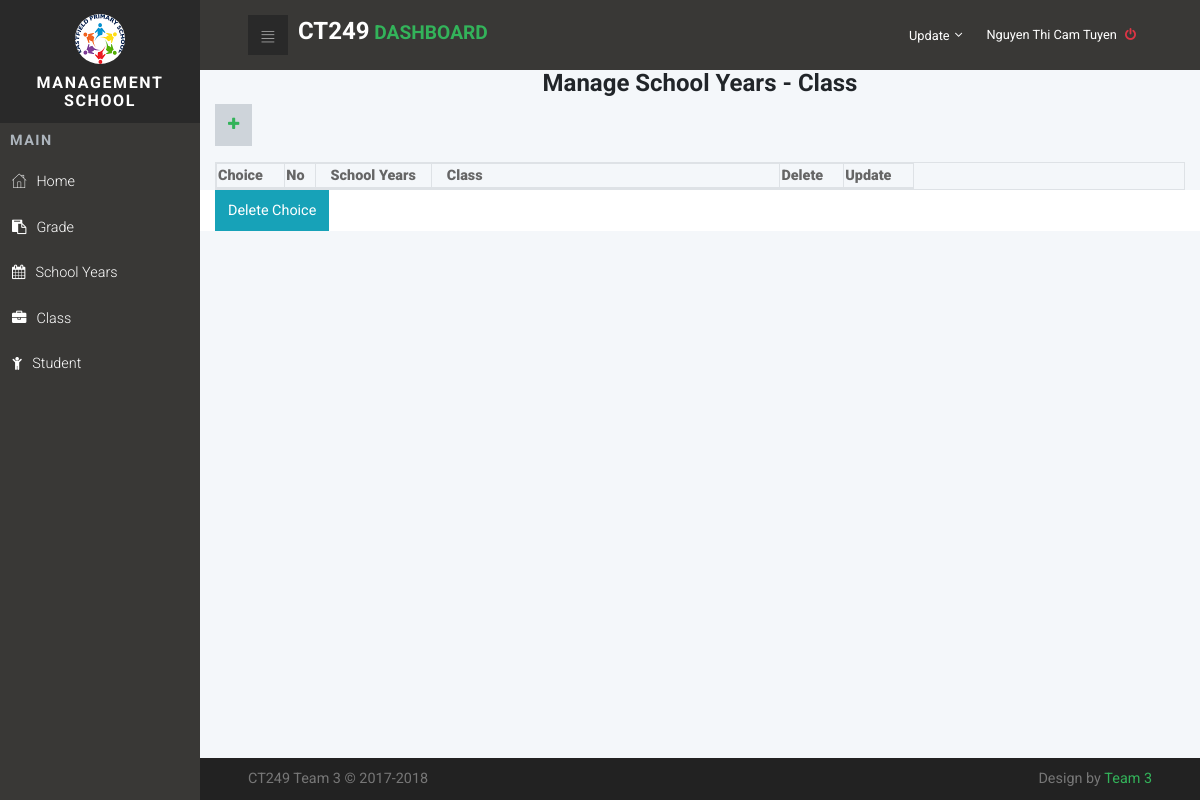
The app's page /index.php?page=Years_Class (signed in), older data.
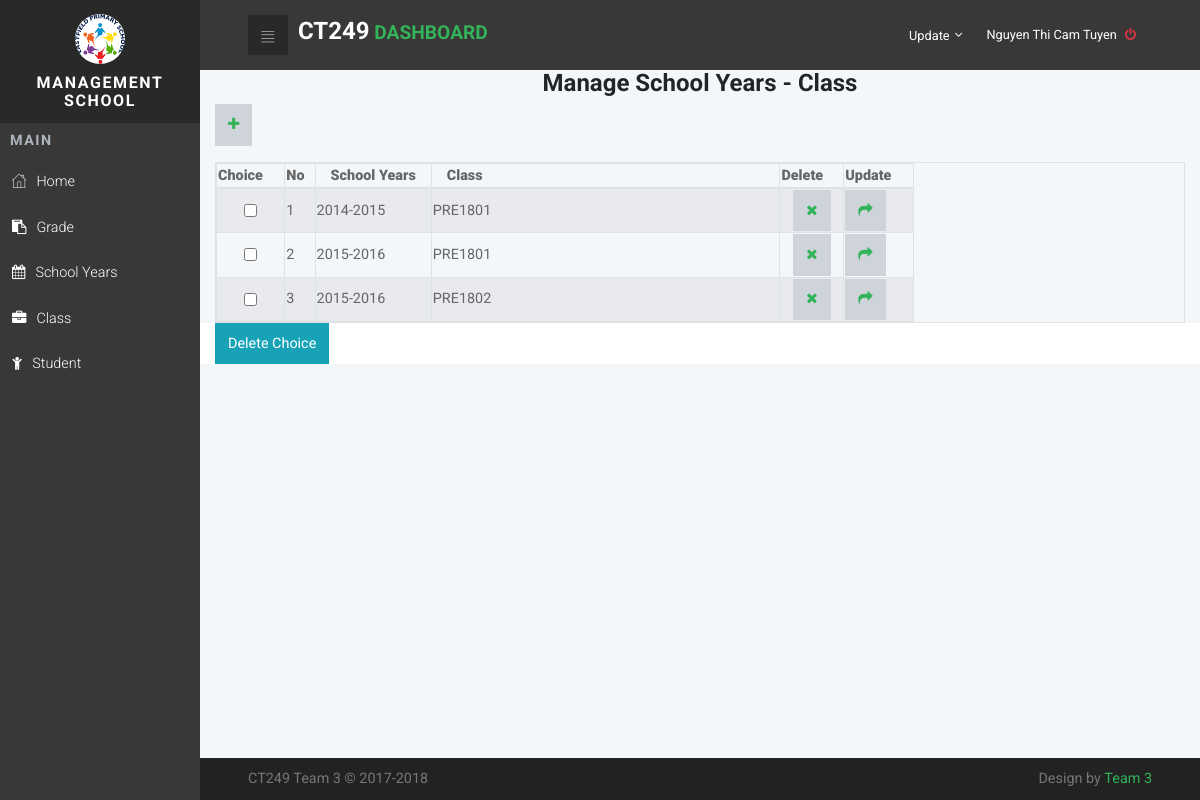
The same page, newer data.
### tables this page shows
CREATE TABLE IF NOT EXISTS `Personnel` (
  `PersonnelCode` varchar(150) NOT NULL,
  `PersonnelName` varchar(150) NOT NULL,
  `PersonnelPass` varchar(150) NOT NULL,
  `PersonnelBirth` date NOT NULL,
  `PersonnelGender` tinyint(4) NOT NULL,
  `PersonnelAddress` text NOT NULL,
  `PersonnelNum` varchar(15) NOT NULL,
  `PersonnelEmail` varchar(50) NOT NULL,
  `PersonnelActive` int(11) DEFAULT '0',
  `PersonnelNote` smallint(6) DEFAULT '1',
  `PositionId` int(11) NOT NULL,
  `RoleId` int(11) NOT NULL,
  `PersonnelStatus` int(11) DEFAULT '0'
);

CREATE TABLE IF NOT EXISTS `SchoolYears_Class` (
  `SchoolYearsId` tinyint(4) NOT NULL,
  `ClassId` int(11) NOT NULL
);

CREATE TABLE IF NOT EXISTS `SchoolYears` (
  `SchoolYearsId` tinyint(4) NOT NULL,
  `SchoolYears` varchar(155) NOT NULL,
  `Details` varchar(155) DEFAULT NULL
);

CREATE TABLE IF NOT EXISTS `Class` (
  `ClassId` int(10) NOT NULL,
  `ClassName` varchar(100) NOT NULL,
  `Enrollment` int(10) unsigned NOT NULL,
  `ClassStatus` tinyint(4) DEFAULT '0',
  `GradeId` int(11) NOT NULL
);

### resource/schoolyears/Years_Class.php (the view, shortened to what the changed rows need)
<div class="container">
    <form name="frmXoa" method="post" action="">
        <h1 class="text-center">Manage School Years - Class</h1>
        <table class="table-striped table-responsive table-bordered" id="myTable">
            <thead>
                <tr>
                    <th ><strong>Choice</strong></th>
                    <th  ><strong>No</strong></th>
                    <th class="col-md-2"><strong>School Years</strong></th>
                    <th class="col-md-6"><strong>Class</strong></th>
                    <th ><strong>Delete</strong></th>
                    <th ><strong>Update</strong></th>
                </tr>
            </thead>
            <tbody>
                <?php
                $num=1;
                $query= "SELECT  SchoolYears_Class.SchoolYearsId, Class.ClassId, SchoolYears, ClassName FROM SchoolYears_Class
                JOIN Class ON Class.ClassId = SchoolYears_Class.ClassId
                JOIN SchoolYears ON SchoolYears.SchoolYearsId = SchoolYears_Class.SchoolYearsId";
                $result = mysqli_query($conn,$query);
                while($row=mysqli_fetch_array($result, MYSQLI_ASSOC))
                {
                    ?>
                    <tr>
                        <td><input name="checkbox[]" type="checkbox" id="checkbox[]" class="form-control" value="<?php echo $row["SchoolYearsId"] ?>"></td>
                        <td><?php echo $num ?></td>
                        <td><?php echo $row["SchoolYears"] ?></td>
                        <td><?php echo $row["ClassName"] ?></td>
                        <td align='center'>
                            <a class="btn btn-default"   href="?page=Years_Class&SchoolYearsId=<?=$row['SchoolYearsId']?>&ClassId=<?=$row['ClassId']; ?>" onclick="return deleteConfirm()">
                                <i class="fa fa-remove"></i></a>
                            </td>
                            <td>
                                <a class="btn btn-default" href="?page=UpdateYears_Class&SchoolYearsId=<?php
                                echo $row['SchoolYearsId']?>&ClassId=<?=$row['ClassId']?>"><i class="fa fa-share"></i></a>
                            </td>
                        </tr>
                        <?php
                        $num++;
                    }
                    ?>
                </tbody>
            </table>
        </form>
    </div>

### index.php (shortened to what the changed rows need)
<?php
if(!isset($_SESSION['Username'])):
	echo '<meta http-equiv="refresh" content="0; URL=login.php"/>';
else:
function PersonnelLogin($conn, $PersonnelCode) {
  $sql_query_Personnel = "SELECT PersonnelName FROM `Personnel` WHERE `PersonnelCode` = '{$PersonnelCode}'";
  $sql_result_Personnel = mysqli_query($conn,$sql_query_Personnel)  or die(mysql_error());
  while ($row = $sql_result_Personnel->fetch_assoc()) {
    echo $row['PersonnelName'];
}
}
?>
<!DOCTYPE html>
<html>
  <head>
    <link rel="stylesheet" href="vendor/bootstrap/css/bootstrap.min.css">
    <link rel="stylesheet" href="vendor/font-awesome/css/font-awesome.min.css">
    <link rel="stylesheet" href="css/fontastic.css">
    <link rel="stylesheet" href="css/grasp_mobile_progress_circle-1.0.0.min.css">
    <link rel="stylesheet" href="vendor/malihu-custom-scrollbar-plugin/jquery.mCustomScrollbar.css">
    <link rel="stylesheet" href="css/style.default.css" id="theme-stylesheet">
    <link rel="stylesheet" href="css/custom.css">
  </head>
  <body>
  <?php
  include_once('config/connect.php');
  ?>
    <nav class="side-navbar">
      <div class="side-navbar-wrapper">
        <div class="sidenav-header d-flex align-items-center justify-content-center">
          <div class="sidenav-header-inner text-center"><img src="img/logo.png" alt="person" class="img-fluid rounded-circle">
            <h2 class="h5">Management School </h2>
          </div>
        </div>
      </div>
    </nav>
    <div class="page">
      <header class="header">
        <nav class="navbar">
          <div class="container-fluid">
            <div class="navbar-holder d-flex align-items-center justify-content-between">
              <div class="navbar-header"><a id="toggle-btn" href="index.php" class="menu-btn"><i class="icon-bars"> </i></a><a href="#" class="navbar-brand">
                  <div class="brand-text d-none d-md-inline-block"><span><h1>CT249</h1> </span><strong class="text-primary"> Dashboard</strong></div></a></div>
              <ul class="nav-menu list-unstyled d-flex flex-md-row align-items-md-center">
                <li class="nav-item"><a href="logout.php" class="nav-link logout"> <span class="d-none d-sm-inline-block"><?php if(isset($_SESSION["Username"])){PersonnelLogin($conn, $_SESSION["Username"]); echo "  <i class='fa fa-power-off text-danger'></i>"; }?></span></a></li>
              </ul>
            </div>
          </div>
        </nav>
      </header>
<?php
if(isset($_GET['page']))
{
  $page = $_GET['page'];
  if($page=="Years_Class")
  {
    include_once("resource/schoolyears/Years_Class.php");
  }
}
else
include_once('body.php')
?>
    </div>
    <link rel="stylesheet" type="text/css" href="//cdn.datatables.net/1.10.16/css/jquery.dataTables.min.css"/>
  </body>
</html>
<?php
endif;
?>

Row changes from the older to the newer data that the page shows:
added schoolyears_class: SchoolYearsId.SchoolYears "2014-2015", ClassId.ClassName "PRE1801"
added schoolyears_class: SchoolYearsId.SchoolYears "2015-2016", ClassId.ClassName "PRE1801"
added schoolyears_class: SchoolYearsId.SchoolYears "2015-2016", ClassId.ClassName "PRE1802"
